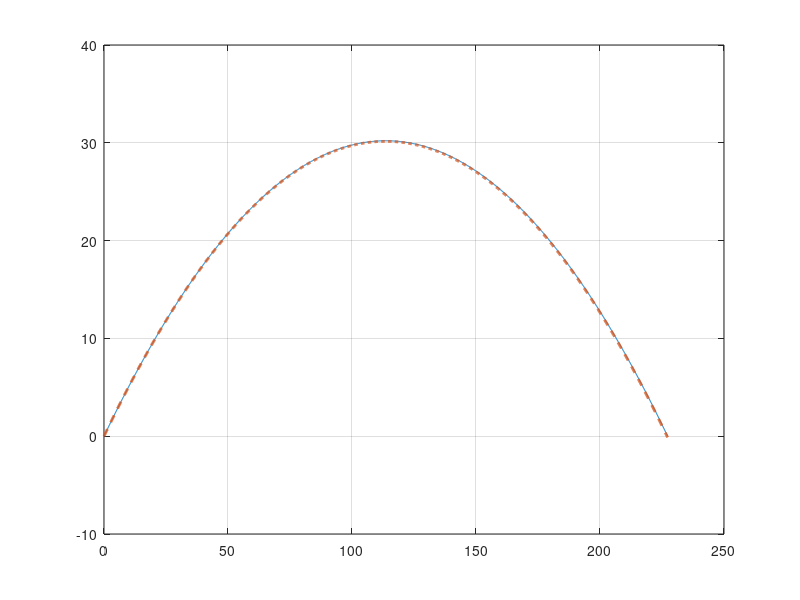

Here is the MATLAB script that generated this plot: (Note: this script raises an error after producing the figure.)
% Project 2 Phase 1

% Phase 1 requires the Computation of x(t) and y(t) numerically, using the
% net force on the baseball, without air resistance, but treating the net
% force as non-constant, and using the analytic time of flight to determine
% the upper limit of time t. Then, compare the numeric solutions to the
% analytic solutions. Finally, plot two trajectories, y vs. x, one analytic
% and one numeric.

clear; clf;

% Given information
R0 = 141.096; % range of HR, meters
v0 = 116; % exit velocity, mph
angle = 28; % launch angle, degrees

% Initial values
x0 = 0; y0 = 0;
g = 9.81; % gravity, m/s^2

% Conversion factors
speedconvert = 0.44704; % mph to m/s conversion
convertrad = pi/180; % degrees to radians

% Initial conditions
v0mps = v0 * speedconvert; % initial speed, m/s
angle = angle * convertrad; % launch angle, radians

% Complements of velocity
v0x = v0mps * cos(angle); 
v0y = v0mps * sin(angle); 

% Baseball mass
mass = 0.145; % in kg

% Analytical computation of trajectory
tH = v0y/g; % time to reach max height
tL = 2*tH; % time to land

H = tH * v0y / 2; % max height
R = v0x * tL; % range

% Range estimate check
check_r = 100 * (R - R0) / R0;

% Analytical solution
tmin = 0; tmax = tL;
N = 2000; % intervals

t = linspace(tmin, tmax, N+1); % time array

xa = x0 + v0x * t; % analytical x(t)
ya = y0 + v0y * t - 0.5 * g * t.^2; % analytical y(t)

% Numerical solution
dt = (tmax - tmin) / N;

xn = zeros(1, N+1); % position x as a function of time
yn = zeros(1, N+1); % position y as a function of time
xn(1) = x0; % initial position x
yn(1) = y0; % initial position y

fprintf('\nAnalytical and Numerical Results:\n');

for n = 1:N
    Fg = -mass * g; % Force due to gravity
    
    % Forces and accelerations
    Fx = 0; % force in x-direction
    Fy = Fg; % force in y-direction (gravity only)

    ax = Fx / mass; % acceleration in x-direction
    ay = Fy / mass; % acceleration in y-direction
    
    % Update speeds and positions using numerical integration
    vx = v0x + ax * dt; % x-component of velocity
    vy = v0y + ay * dt; % y-component of velocity
    
    xn(n+1) = xn(n) + vx * dt; % new x position
    yn(n+1) = yn(n) + vy * dt - 0.5 * g * dt^2; % new y position
    
    v0x = vx; % update initial velocity for the next iteration
    v0y = vy;
end

fprintf('\nUpper Time Limit: %.3f s\n', tL);

% Numerical solution check
y_check = max(yn - ya)
x_check = max(xn - xa)

% Plots
plot(xa, ya, xn, yn, '--', 'LineWidth', 2);

grid on;
ax = gca; ax.FontSize = 14;

xlabel('x (m)', 'FontSize', 16);
ylabel('y (m)', 'FontSize', 16);

title({'ECE 202 Project 2 Phase 1',...
    'Projectile Motion of a Baseball',...
    'Analytical vs. Numerical Trajectory'}, 'FontSize', 18);

legend('Analytical', 'Numerical', 'FontSize', 16);
